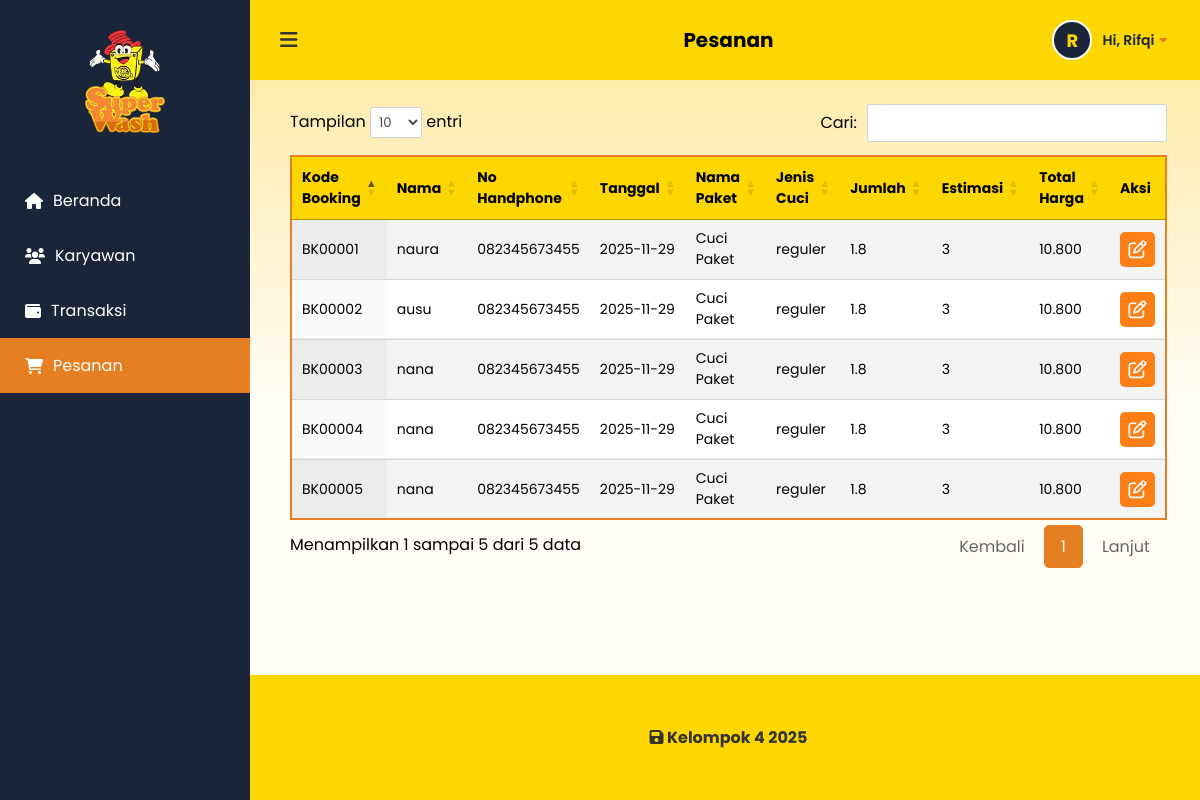
The page /owner/pesanan.php (signed in) on the database its author committed.
### tables this page shows
CREATE TABLE `pemesanan` (
  `kode_booking` varchar(10) NOT NULL,
  `nama_pelanggan` varchar(100) DEFAULT NULL,
  `no_handphone` varchar(15) DEFAULT NULL,
  `tanggal` date DEFAULT NULL,
  `nama_paket` varchar(50) DEFAULT NULL,
  `jenis_cuci` varchar(20) DEFAULT NULL,
  `jumlah` decimal(10,1) DEFAULT NULL,
  `estimasi` int DEFAULT NULL,
  `total_harga` int DEFAULT NULL,
  `updated_at` timestamp NULL DEFAULT CURRENT_TIMESTAMP ON UPDATE CURRENT_TIMESTAMP
);

### owner/pesanan.php (the view, shortened to what this page needs)
<?php
include '../koneksi.php';
function formatRupiah($angka){
    return number_format($angka, 0, ',', '.');
}
?>
<!DOCTYPE html>
<html lang="id">
<head>
    <link rel="stylesheet" href="https://cdnjs.cloudflare.com/ajax/libs/font-awesome/6.0.0/css/all.min.css">
    <link rel="stylesheet" href="https://cdn.datatables.net/1.13.4/css/jquery.dataTables.min.css">
    <link rel="stylesheet" href="../css/style.css?t=<?php echo time(); ?>">
</head>
<body>
<div class="container">
    <aside class="sidebar" id="sidebar">
        <div class="logo-area">
            <div class="logo-placeholder">
                <span><img src="../img/superwash_logo.png" alt=""></span>
            </div>
        </div>
        <nav class="menu">
            <a href="index.php"><i class="fa-solid fa-house"></i> Beranda</a>
            <a href="karyawan.php"><i class="fa-solid fa-users"></i> Karyawan</a>
            <a href="transaksi.php"><i class="fa-solid fa-wallet"></i> Transaksi</a>
            <a href="pesanan.php" class="active"><i class="fa-solid fa-cart-shopping"></i> Pesanan</a>
        </nav>
    </aside>
    <main class="main-content">
        <header class="top-bar">
            <div class="left-nav">
                <button id="toggleSidebar"><i class="fa-solid fa-bars"></i></button>
            </div>
            <h2 class="page-title">Pesanan</h2>
            <div class="profile-dropdown">
                <div class="profile-trigger" id="profileTrigger">
                    <div class="profile-icon">
                        <?= substr($_SESSION['nama'], 0, 1) ?> </div>
                    <span class="profile-name">
                        Hi, <?= $_SESSION['nama'] ?> <i class="fa-solid fa-caret-down"></i>
                    </span>
                </div>
            </div>
        </header>
        <section class="table-section">
            <div class="table-responsive">
                <table id="tabelPesanan" class="display" style="width:100%">
                    <thead>
                        <tr>
                            <th>Kode Booking</th>
                            <th>Nama</th>
                            <th>No Handphone</th>
                            <th>Tanggal</th>
                            <th>Nama Paket</th>
                            <th>Jenis Cuci</th>
                            <th>Jumlah</th>
                            <th>Estimasi</th>
                            <th>Total Harga</th>
                            <th>Aksi</th>
                        </tr>
                    </thead>
                    <tbody>
                        <?php
                        $query = mysqli_query($koneksi, "SELECT * FROM pemesanan ORDER BY kode_booking DESC");
                        while($row = mysqli_fetch_array($query)):
                        ?>
                        <tr>
                            <td><?= $row['kode_booking'] ?></td>
                            <td><?= $row['nama_pelanggan'] ?></td>
                            <td><?= $row['no_handphone'] ?></td>
                            <td><?= $row['tanggal'] ?></td>
                            <td>
                                <?= $row['nama_paket'] ?>
                            </td>
                            <td><?= $row['jenis_cuci'] ?></td>
                            <td><?= $row['jumlah'] ?></td>
                            <td><?= $row['estimasi'] ?></td>
                            <td><?= formatRupiah($row['total_harga']) ?></td>
                            <td>
                                <a href="editpesanan.php?id=<?= $row['kode_booking'] ?>" class="btn-action-icon">
                                    <i class="fa-regular fa-pen-to-square"></i>
                                </a>
                            </td>
                        </tr>
                        <?php endwhile; ?>
                    </tbody>
                </table>
            </div>
        </section>
        <footer class="footer">
            <p><i class="fa-solid fa-save"></i> Kelompok 4 2025</p>
        </footer>
    </main>
</div>
</body>
</html>

### css/style.css (style rules this page uses)
* { margin: 0; padding: 0; box-sizing: border-box; font-family: "Poppins", sans-serif; }
body { background-color: #fffdf5; background: linear-gradient(to bottom, #ffe79a 0%, #fffdf5 400px); background-repeat: no-repeat; min-height: 100vh; }
.container { display: flex; min-height: 100vh; }
.sidebar { width: 250px; background-color: #1a253a; color: white; display: flex; flex-direction: column; transition: all 0.3s ease; overflow: hidden; white-space: nowrap; flex-shrink: 0; justify-content: flex-start !important; padding-top: 30px !important; }
.logo-area { padding: 0 10px; margin-top: 0 !important; margin-bottom: 20px; display: flex; flex-direction: column; align-items: center; justify-content: center; text-align: center; }
.logo-area img { width: 80px; height: auto; display: block; }
.menu { margin-top: 20px; }
.menu a { display: block; padding: 15px 25px; color: white; text-decoration: none; font-size: 16px; display: flex; align-items: center; gap: 10px; transition: 0.3s; }
.menu a:hover, .menu a.active { background-color: #e67e22; }
.main-content { flex: 1; display: flex; flex-direction: column; }
.top-bar { background-color: #ffd700; padding: 15px 30px; padding-bottom: 10px; display: flex; justify-content: space-between; align-items: center; position: relative; z-index: 10; }
.page-title { position: absolute; left: 50%; transform: translateX(-50%); font-size: 20px; font-weight: bold; color: #000000; white-space: nowrap; margin: 0; }
.left-nav { display: flex; align-items: center; gap: 15px; }
#toggleSidebar { background: none; border: none; font-size: 20px; cursor: pointer; color: #333; }
.top-bar { background-color: #ffd700; padding: 15px 30px; display: flex; justify-content: space-between; align-items: center; position: relative; z-index: 10; }
.table-section { padding: 20px 40px; }
.table-responsive { overflow-x: hidden; border-bottom: none !important; }
table.dataTable tbody tr:last-child td { border-bottom: 2px solid #e67e22 !important; }
table { width: 60%; margin: 10px auto; border-collapse: collapse; margin-top: 10px; background: white; font-size: 14px; border: 2px solid #e67e22; }
table th { background-color: #ffd700; padding: 12px; text-align: left; font-weight: bold; }
table td { padding: 12px; border-bottom: 1px solid #eee; }
table tr:nth-child(even) { background-color: #f9f9f9; }
table.dataTable thead th { background-color: #ffd700; border-bottom: 2px solid #e67e22; }
table.dataTable { border-bottom: none !important; }
.footer { background-color: #ffd700; text-align: center; padding: 50px; margin-top: auto; font-weight: bold; color: #333; }
table.dataTable thead th { background-color: #ffd700; color: #000; border-bottom: 2px solid #e67e22; padding: 12px 10px; }
table.dataTable tbody tr:nth-child(odd) { background-color: #f9f9f9; }
table.dataTable tbody tr:nth-child(even) { background-color: #ffffff; }
.btn-action-icon { display: inline-flex; justify-content: center; align-items: center; background-color: #fd7e14; color: white; width: 35px; height: 35px; border-radius: 5px; text-decoration: none; font-size: 18px; transition: 0.3s; border: none; }
#tabelPesanan td:last-child { text-align: center; white-space: nowrap; }
.profile-dropdown { position: relative; cursor: pointer; margin-left: auto; }
.profile-trigger { display: flex; align-items: center; gap: 10px; padding: 5px 10px; border-radius: 8px; transition: 0.3s; }
.profile-icon { width: 40px; height: 40px; background-color: #1a253a; color: #ffd700; border-radius: 50%; display: flex; align-items: center; justify-content: center; font-weight: 700; font-size: 18px; border: 2px solid #fff; }
.profile-name { font-weight: 600; color: #1a253a; font-size: 14px; display: flex; align-items: center; gap: 5px; }
.profile-name i { font-size: 12px; color: #e67e22; }

### rows shown on the page
pemesanan: kode_booking "BK00005", nama_pelanggan "nana", no_handphone "082345673455", tanggal "2025-11-29", nama_paket "Cuci Paket", jenis_cuci "reguler", jumlah "1.8", estimasi "3", total_harga "10.800"
pemesanan: kode_booking "BK00004", nama_pelanggan "nana", no_handphone "082345673455", tanggal "2025-11-29", nama_paket "Cuci Paket", jenis_cuci "reguler", jumlah "1.8", estimasi "3", total_harga "10.800"
pemesanan: kode_booking "BK00003", nama_pelanggan "nana", no_handphone "082345673455", tanggal "2025-11-29", nama_paket "Cuci Paket", jenis_cuci "reguler", jumlah "1.8", estimasi "3", total_harga "10.800"
pemesanan: kode_booking "BK00002", nama_pelanggan "ausu", no_handphone "082345673455", tanggal "2025-11-29", nama_paket "Cuci Paket", jenis_cuci "reguler", jumlah "1.8", estimasi "3", total_harga "10.800"
pemesanan: kode_booking "BK00001", nama_pelanggan "naura", no_handphone "082345673455", tanggal "2025-11-29", nama_paket "Cuci Paket", jenis_cuci "reguler", jumlah "1.8", estimasi "3", total_harga "10.800"

### other values the page prints
substr($_SESSION['nama'], 0, 1) "R"
$_SESSION['nama'] "Rifqi"
